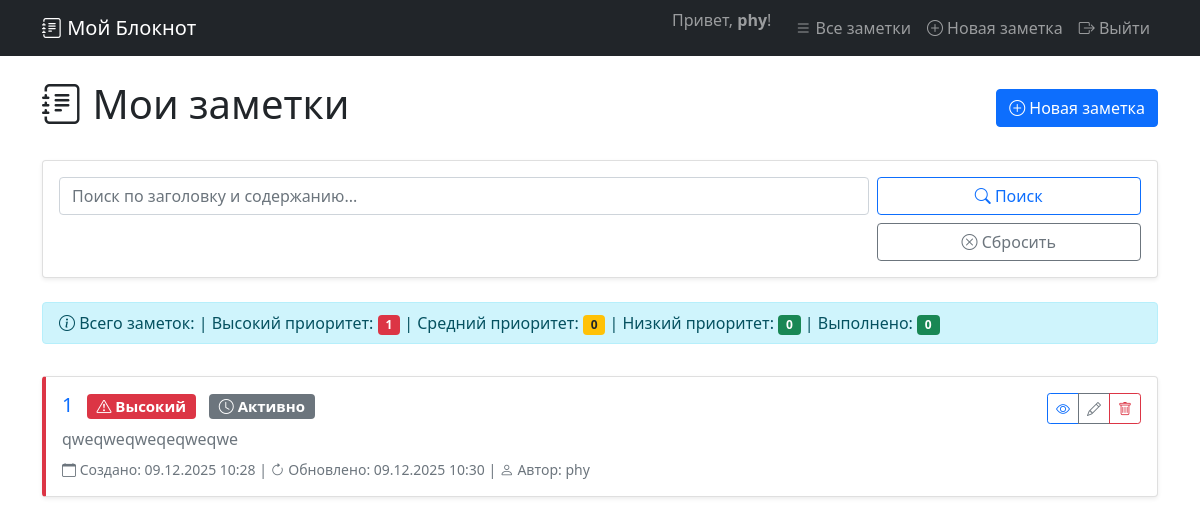
Screenshot of /notes/ (signed in) with the database file from the repository.
### notes/models.py (models this page shows, shortened)
class Note(models.Model):
    PRIORITY_CHOICES = [
        ('low', 'Низкий'),
        ('medium', 'Средний'),
        ('high', 'Высокий'),
    ]
    title = models.CharField(max_length=200, verbose_name="Заголовок")
    content = models.TextField(verbose_name="Содержание")
    created_at = models.DateTimeField(auto_now_add=True, verbose_name="Дата создания")
    updated_at = models.DateTimeField(auto_now=True, verbose_name="Дата обновления")
    priority = models.CharField(
        max_length=10,
        choices=PRIORITY_CHOICES,
        default='medium',
        verbose_name="Приоритет"
    )
    is_completed = models.BooleanField(default=False, verbose_name="Выполнено")
    author = models.ForeignKey(User, on_delete=models.CASCADE, verbose_name="Автор")
    class Meta:
        verbose_name = "Заметка"
        verbose_name_plural = "Заметки"
        ordering = ['-created_at']
        permissions = [
            ("can_view_note", "Может просматривать заметки"),
            ("can_add_note", "Может добавлять заметки"),
            ("can_change_note", "Может изменять заметки"),
            ("can_delete_note", "Может удалять заметки"),
            ("can_search_note", "Может искать заметки"),
        ]

### notes/views.py (the view, shortened to what this page needs)
# urls.py: path('', views.NoteListView.as_view(), name='note_list'),
class NoteListView(LoginRequiredMixin, PermissionRequiredMixin, ListView):
    model = Note
    template_name = 'notes/note_list.html'
    context_object_name = 'notes'
    paginate_by = 5
    permission_required = 'notes.can_view_note'
    def get_queryset(self):
        queryset = Note.objects.filter(author=self.request.user).order_by('-created_at')
        search_form = NoteSearchForm(self.request.GET)
        return queryset
    def get_context_data(self, **kwargs):
        context = super().get_context_data(**kwargs)
        context['search_form'] = NoteSearchForm(self.request.GET)
        notes = context.get('notes', [])
        high_count = medium_count = low_count = completed_count = 0
        if hasattr(self, 'object_list'):
            base_queryset = Note.objects.filter(author=self.request.user)
            search_form = NoteSearchForm(self.request.GET)
            high_count = base_queryset.filter(priority='high').count()
            medium_count = base_queryset.filter(priority='medium').count()
            low_count = base_queryset.filter(priority='low').count()
            completed_count = base_queryset.filter(is_completed=True).count()
        context['high_count'] = high_count
        context['medium_count'] = medium_count
        context['low_count'] = low_count
        context['completed_count'] = completed_count
        return context

### notes/forms.py
class NoteSearchForm(forms.Form):
    search = forms.CharField(
        required=False,
        widget=forms.TextInput(attrs={
            'class': 'form-control',
            'placeholder': 'Поиск по заголовку и содержанию...'
        }),
        label=''
    )

### templates/notes/note_list.html (shortened to what this page needs)
{% extends 'base.html' %}
{% block content %}
<div class="d-flex justify-content-between align-items-center mb-4">
    <h1><i class="bi bi-journal-text"></i> Мои заметки</h1>
    {% if perms.notes.can_add_note %}
    <a href="{% url 'note_create' %}" class="btn btn-primary">
        <i class="bi bi-plus-circle"></i> Новая заметка
    </a>
    {% endif %}
</div>
{% if perms.notes.can_search_note %}
<div class="card shadow-sm mb-4">
    <div class="card-body">
        <form method="get" class="row g-2">
            <div class="col-md-9">
                {{ search_form.search }}
            </div>
            <div class="col-md-3 d-grid gap-2">
                <button type="submit" class="btn btn-outline-primary">
                    <i class="bi bi-search"></i> Поиск
                </button>
                <a href="{% url 'note_list' %}" class="btn btn-outline-secondary">
                    <i class="bi bi-x-circle"></i> Сбросить
                </a>
            </div>
        </form>
    </div>
</div>
{% endif %}
{% if notes %}
    <div class="row mb-3">
        <div class="col">
            <div class="alert alert-info py-2">
                <i class="bi bi-info-circle"></i>
                Всего заметок: <strong>{{ notes.paginator.count }}</strong>
                {% if high_count is not None %}
                | Высокий приоритет: <span class="badge bg-danger">{{ high_count }}</span>
                | Средний приоритет: <span class="badge bg-warning text-dark">{{ medium_count }}</span>
                | Низкий приоритет: <span class="badge bg-success">{{ low_count }}</span>
                | Выполнено: <span class="badge bg-success">{{ completed_count }}</span>
                {% endif %}
            </div>
        </div>
    </div>
    {% for note in notes %}
    <div class="card mb-3 shadow-sm {% if note.is_completed %}completed{% endif %} priority-{{ note.priority }}">
        <div class="card-body">
            <div class="d-flex justify-content-between align-items-start">
                <div class="flex-grow-1">
                    <h5 class="card-title mb-2">
                        <a href="{% url 'note_detail' note.pk %}" class="text-decoration-none {% if note.is_completed %}text-muted{% endif %}">
                            {{ note.title }}
                        </a>
                        {% if note.priority == 'high' %}
                            <span class="badge bg-danger ms-2"><i class="bi bi-exclamation-triangle"></i> Высокий</span>
                        {% elif note.priority == 'medium' %}
                            <span class="badge bg-warning text-dark ms-2"><i class="bi bi-exclamation-circle"></i> Средний</span>
                        {% else %}
                            <span class="badge bg-success ms-2"><i class="bi bi-check-circle"></i> Низкий</span>
                        {% endif %}
                        {% if note.is_completed %}
                            <span class="badge bg-success ms-2"><i class="bi bi-check2-all"></i> Выполнено</span>
                        {% else %}
                            <span class="badge bg-secondary ms-2"><i class="bi bi-clock"></i> Активно</span>
                        {% endif %}
                    </h5>
                    <p class="card-text text-muted mb-2">
                        {{ note.content|truncatewords:50 }}
                    </p>
                    <div class="text-muted small">
                        <i class="bi bi-calendar"></i> Создано: {{ note.created_at|date:"d.m.Y H:i" }}
                        {% if note.updated_at != note.created_at %}
                            | <i class="bi bi-arrow-clockwise"></i> Обновлено: {{ note.updated_at|date:"d.m.Y H:i" }}
                        {% endif %}
                        | <i class="bi bi-person"></i> Автор: {{ note.author.username }}
                    </div>
                </div>
                <div class="btn-group ms-3 flex-shrink-0">
                    {% if perms.notes.can_view_note %}
                    <a href="{% url 'note_detail' note.pk %}" class="btn btn-sm btn-outline-primary" title="Просмотр">
                        <i class="bi bi-eye"></i>
                    </a>
                    {% endif %}
                    {% if perms.notes.can_change_note %}
                    <a href="{% url 'note_update' note.pk %}" class="btn btn-sm btn-outline-secondary" title="Редактировать">
                        <i class="bi bi-pencil"></i>
                    </a>
                    {% endif %}
                    {% if perms.notes.can_delete_note %}
                    <a href="{% url 'note_delete' note.pk %}" class="btn btn-sm btn-outline-danger" title="Удалить">
                        <i class="bi bi-trash"></i>
                    </a>
                    {% endif %}
                </div>
            </div>
        </div>
    </div>
    {% endfor %}
{% endif %}
{% endblock %}

### templates/base.html (shortened to what this page needs)
<!DOCTYPE html>
<html lang="ru">
<head>
    <link href="https://cdn.jsdelivr.net/npm/bootstrap@5.1.3/dist/css/bootstrap.min.css" rel="stylesheet">
</head>
<body>
    {% include 'includes/navbar.html' %}
    <div class="container mt-4">
        {% block content %}
        {% endblock %}
    </div>
</body>
</html>

### templates/includes/navbar.html (shortened to what this page needs)
<nav class="navbar navbar-expand-lg navbar-dark bg-dark">
    <div class="container">
        <a class="navbar-brand" href="{% url 'note_list' %}">
            <i class="bi bi-journal-text"></i> Мой Блокнот
        </a>
        <div class="collapse navbar-collapse" id="navbarNav">
            <ul class="navbar-nav ms-auto">
                {% if user.is_authenticated %}
                    <li class="nav-item">
                        <span class="navbar-text me-3">
                            Привет, <strong>{{ user.username }}</strong>!
                        </span>
                    </li>
                    <li class="nav-item">
                        <a class="nav-link" href="{% url 'note_list' %}">
                            <i class="bi bi-list"></i> Все заметки
                        </a>
                    </li>
                    {% if perms.notes.can_add_note %}
                    <li class="nav-item">
                        <a class="nav-link" href="{% url 'note_create' %}">
                            <i class="bi bi-plus-circle"></i> Новая заметка
                        </a>
                    </li>
                    {% endif %}
                    <li class="nav-item">
                        <form method="post" action="{% url 'logout' %}" class="d-inline">
                            <button type="submit" class="nav-link btn btn-link" style="border: none; background: none;">
                                <i class="bi bi-box-arrow-right"></i> Выйти
                            </button>
                        </form>
                    </li>
                {% else %}
                    <li class="nav-item">
                        <a class="nav-link" href="{% url 'login' %}">
                            <i class="bi bi-box-arrow-in-right"></i> Войти
                        </a>
                    </li>
                {% endif %}
            </ul>
        </div>
    </div>
</nav>
<link rel="stylesheet" href="https://cdn.jsdelivr.net/npm/bootstrap-icons@1.8.1/font/bootstrap-icons.css">

### templates/base.html (style rules this page uses)
.priority-high { border-left: 4px solid #dc3545; }

### rows the page displays
Note: title "1", priority "high" (drawn), is_completed False (drawn), content "qweqweqweqeqweqwe", created_at "09.12.2025 10:28", updated_at "09.12.2025 10:30", author.username "phy"

### other values shown
{{ user.username }} "phy"
{{ high_count }} "1"
{{ medium_count }} "0"
{{ low_count }} "0"
{{ completed_count }} "0"
